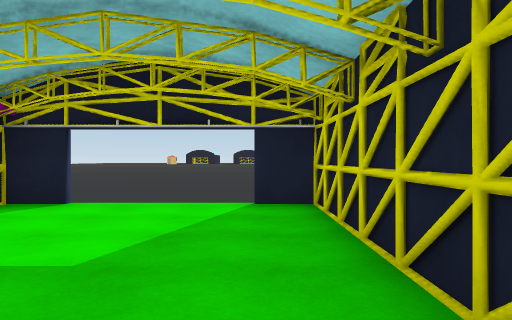
view 1 (above)

20 first-person views from a walk through a 3-D level made in the Unity game engine. The camera is 1.3 m above the floor, looks level and sees 70° across. Doors are open. The floor is counted in squares, 2 m on a side. Each view is taken from the middle of a square. On the plan, view 1 faces up. The plan holds only what a view shows up to about 11 squares ahead; the rest is blank. The place goes on beyond the plan. Some animated figures are left out. Some surface patterns are stand-ins.

view 2
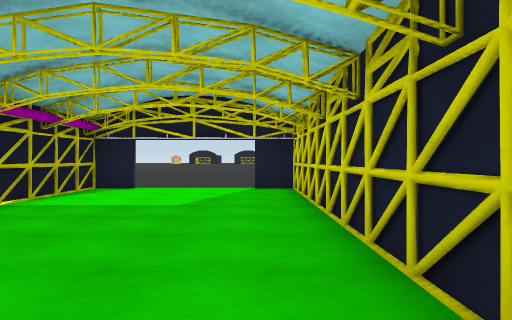

view 3
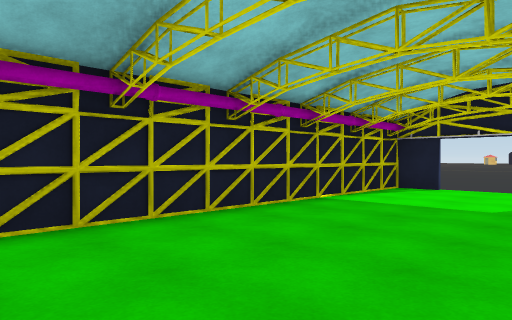

view 4
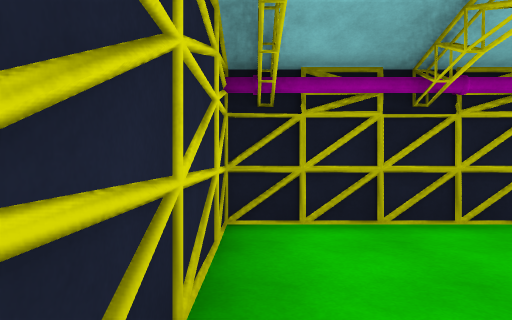

view 5
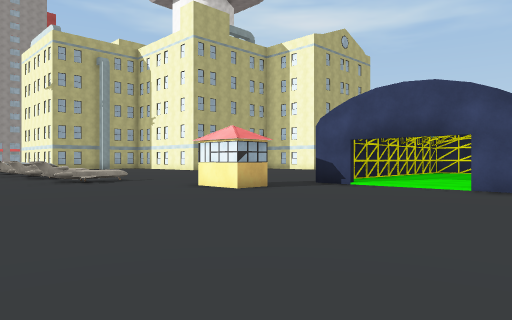

view 6
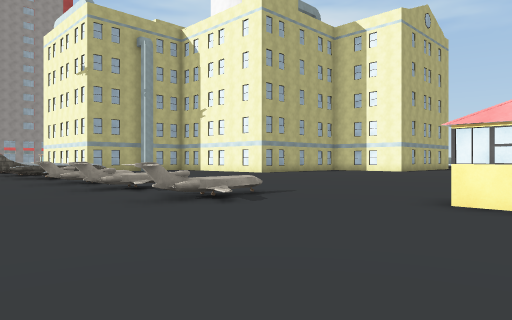

view 7
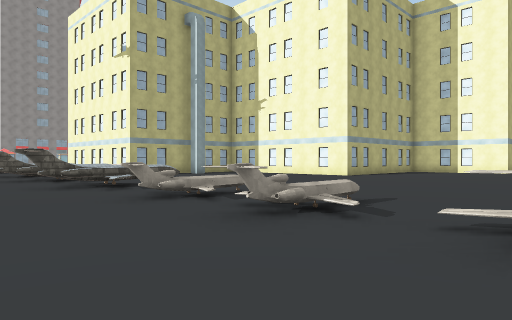

view 8
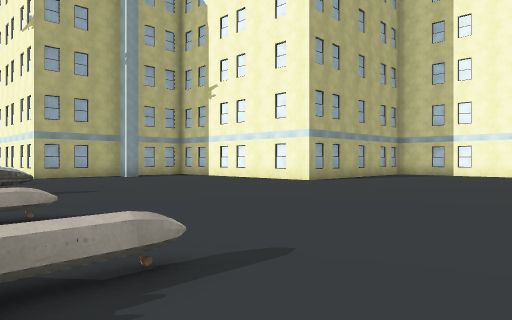

view 9
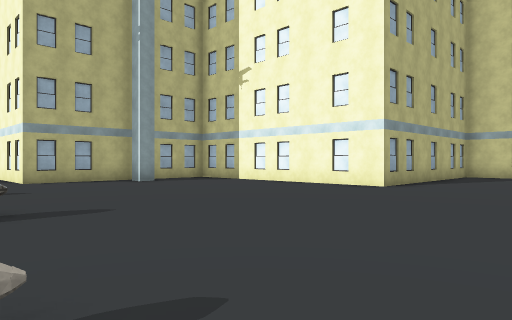

view 10
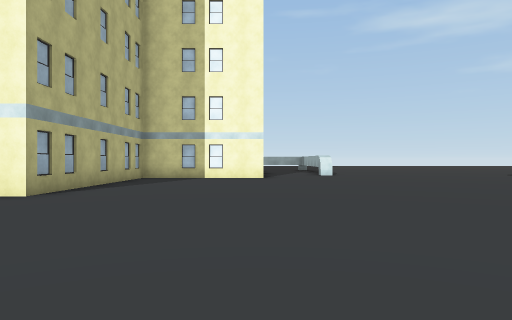

view 11
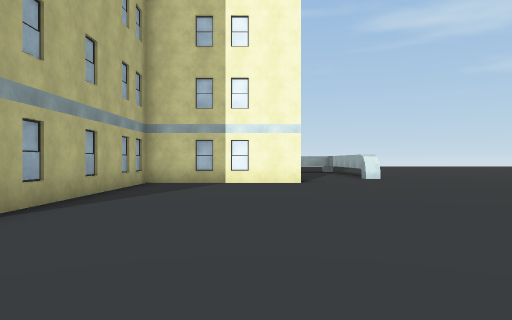

view 12
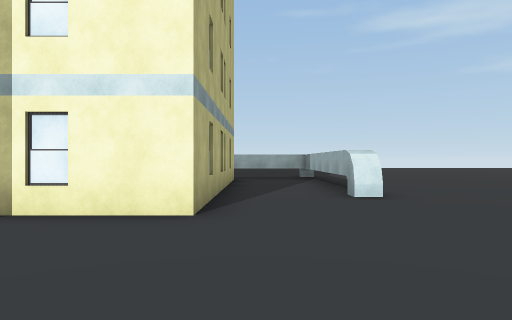

view 13
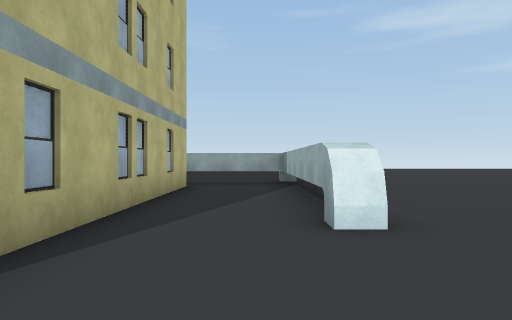

view 14
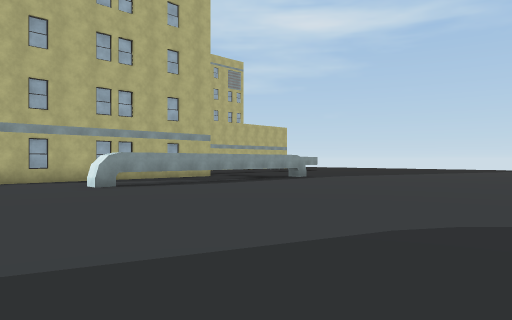

view 15
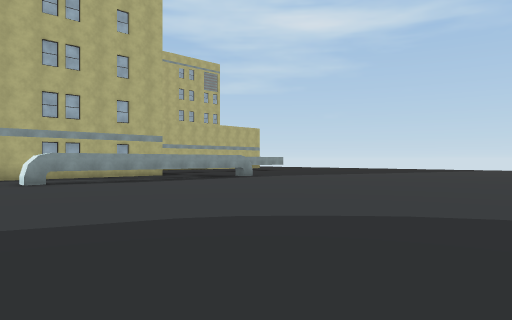

view 16
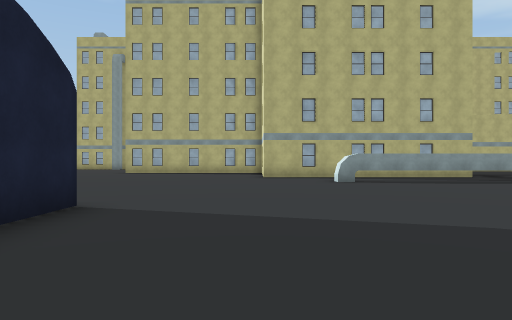

view 17
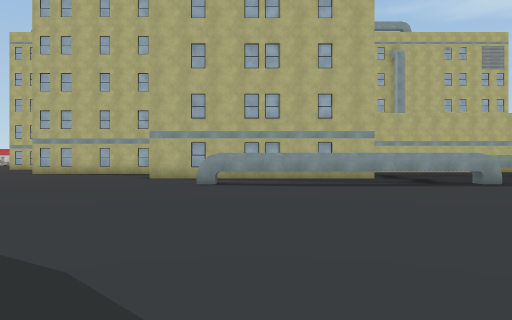

view 18
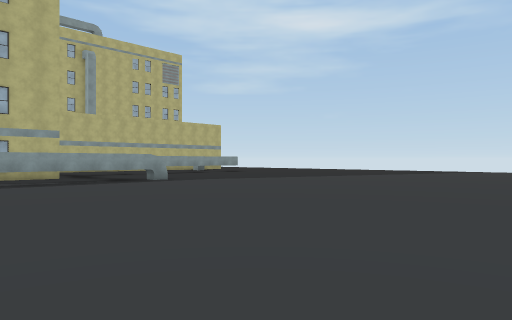

view 19
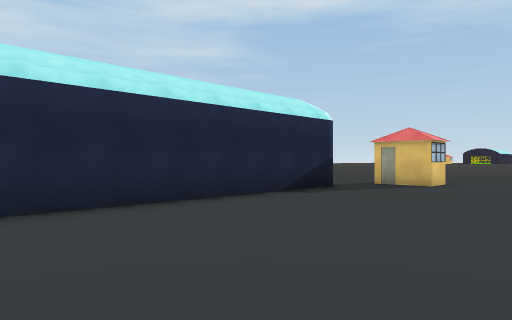

view 20
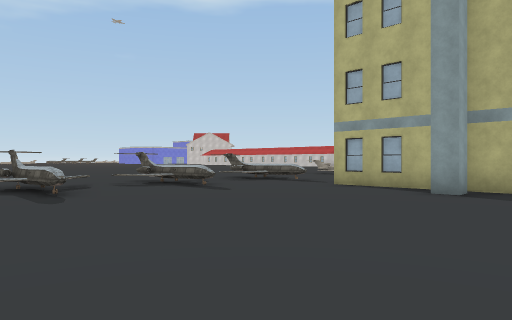

### Floor plan
Points are (right, up) in squares from view 1. A wall is a line through its corners. A room is listed if a view was taken in it or the views show most of it. See-through windows are left out.
Room 1 (views 1, 2, 3, 4)
walls: (-3.5, 1.3) (-3.8, 0.7) (-3.5, 0.3) (-3.9, -0.3) (-3.4, -1.1) (-3.9, -2) (-3.5, -2.6); (-3.5, 1.9) (-3.8, 1.4); (-3.5, -0.3) (-3.8, -0.9) (-3.5, -1.5); (-4, 1.6) (-3.5, 0.7); (-3.5, 2.7) (-3.9, 2); (-3.5, 3.5) (-3.9, 2.9); (1.1, 1.1) (0.6, 2.1); (1.1, 0.8) (0.8, 1.2); (-4, -1.4) (-3.5, -2.4); (1, 2.2) (0.7, 2.7); (-3.5, -2) (-3.9, -2.7) (-3.7, -3.3) (-3.3, -3.5); (1, 2.6) (0.6, 3.4); (1.1, -0.5) (0.6, 0.5); (1.2, 2.7) (0.6, 3.7); (-3.5, 4.3) (-3.8, 3.8); (-3.7, -2.6) (-3.6, -2.8) (-3.7, -3) (-2.9, -3.5); (0.9, -1.8) (0.9, 5.2); (1, -1.8) (0.6, -1); (-1.5, -3.1) (-0.8, -3.4) (-0.3, -3.2); (-2.6, -3.1) (-1.9, -3.4); (1, 3.9) (0.8, 4.3); (-1.1, -3.1) (-0.4, -3.3); (-2, -3.2) (-1.5, -3.3); (-3.5, 5.2) (-3.9, 4.4); (-2.8, 5.4) (-3.7, 5.4) (-3.7, -3.3) (-0.4, -3.3); (1.2, 4.3) (0.6, 5.3); (0.9, 5.4) (-0.1, 5.4)
ways out: open door at (-1, 5) to room 2
Room 2 (views 5, 6, 7, 8, 9, 10, 11, 12, 13, 14, 15, 16, 17, 18, 19, 20)
walls: (1, -0.2) (0.7, -0.7); (1, 0.5) (0.8, 0); (1.1, 1.3) (0.8, 0.9); (1, 2.2) (0.6, 1.6); (1, 2.9) (0.7, 2.4); (1.1, -3.5) (-0.5, -3.5); (0.9, 3.7) (0.7, 3.3); (1, 4.5) (0.7, 4); (0.9, 5.2) (0.7, 4.8); (-0.1, 5.5) (1.1, 5.5) (1.1, -1) (0.8, -1.5); (-3.6, 5.5) (-2.8, 5.5); (15, 10.4) (15, 12.1); (15, 10.9) (15.1, 11.6); (9.7, -14.1) (9.7, -6.3) (14.1, -6.3) (14.1, 0.5) (17, 0.5); (21.4, 2.4) (21.4, 6.5); (18.5, 10.4) (18.5, 11.8); (6.8, -16.6) (6.8, -8.5) (7.3, -8.5) (7.3, -14.9) (9.9, -14.9); (18.5, 11) (18.6, 11.7)
low walls: (15, 8.4) (15, 9.5); (14.7, 10.8) (14.8, 11.4); (18.5, 8.4) (18.5, 9.6)
ways out: open door at (-1, 5) to room 1; opening at (15.5, 13.5); opening at (17, 11.5); opening at (19, 10); opening at (20.5, 8.5); opening at (22, 7)
objects: other object (1, 8); other object (6, 9); other object (6, 11); other object (9, 9); other object (9, 11); other object (11, 11) to (12, 11); other object (12, 9)

Where each view was taken, in squares from view 1:
view 1: 0 up, 0 right, facing up
view 2: 3 down, 0 right, facing up
view 3: 3 down, 0 right, facing up-left
view 4: 3 down, 0 right, facing left
view 5: 14 up, 5 left, facing down-right
view 6: 14 up, 1 right, facing down-right
view 7: 14 up, 6 right, facing down-right
view 8: 10 up, 7 right, facing down-right
view 9: 9 up, 10 right, facing down-right
view 10: 7 up, 10 right, facing down
view 11: 4 up, 11 right, facing down
view 12: 2 down, 9 right, facing down
view 13: 5 down, 8 right, facing down
view 14: 5 down, 2 left, facing down-right
view 15: 6 down, 4 left, facing down-right
view 16: 6 down, 4 left, facing right
view 17: 10 down, 3 left, facing right
view 18: 10 down, 4 left, facing down-right
view 19: 2 down, 6 right, facing up-left
view 20: 1 up, 13 right, facing up-right
